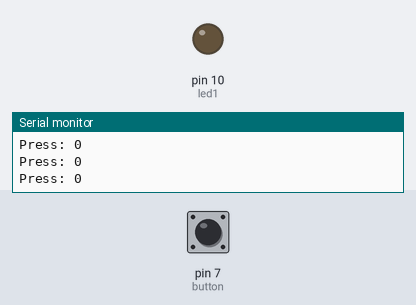
Recording of a sketch running on a simulated Arduino Uno, built with avr-gcc and run on an emulated ATmega328P. On the bench: output pins drawn as LEDs (lit = HIGH), the last lines printed to the serial monitor. The inputs (shaded band) are chosen by the test bench; at power-on: pin 7 (button) LOW.

Above: at 1.2 s.
1.3 s: pin 7 (button) pulled HIGH for 0.15 s
At 1.41 s:
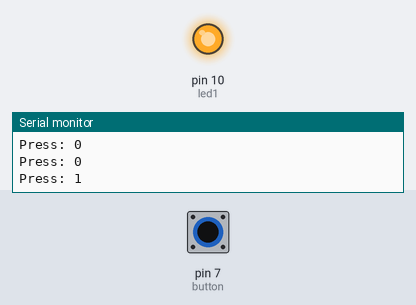
3.0 s: pin 7 (button) pulled HIGH for 1 s
At 4.6 s:
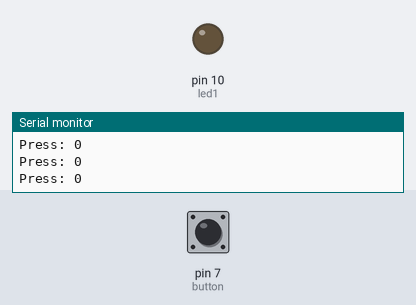
Timing chart, 0 to 6.1 s (numbered marks = the images above; inputs shaded):
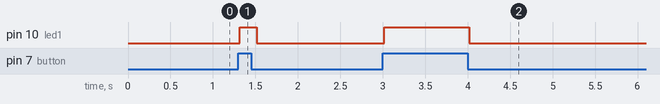

The sketch:

inputs_and_outputs.ino
```cpp
/**
* working with variables
*/


int button = 7; //digital pins
int led1 = 10;


void setup() {
  pinMode(button, INPUT);
  pinMode(led1, OUTPUT);
  Serial.begin(9600); // listen for data passing throu a serial bus

}

void loop() {
  int buttonSwitch = digitalRead(button); // listen for button being clicked

  Serial.print("Press: ");
  Serial.println(buttonSwitch);

  if (buttonSwitch == 1) {
    digitalWrite(led1, HIGH); // switch on led light if button is clicked
    delay(200); // delay of 200ms is the most optimal when it comes to buttons
  }

  else {
    digitalWrite(led1, LOW);
  }

  /**
  * the above if..else can be replaced with a #define
  * #define ON HIGH
  * #define OFF LOW
  *
  */
}
```

Measured:
- after the input at 1.3 s, pin 10 (led1): LOW → HIGH at once, → LOW 0.20 s later
- after the input at 3.0 s, pin 10 (led1): LOW → HIGH at once, → LOW 1.0 s later
